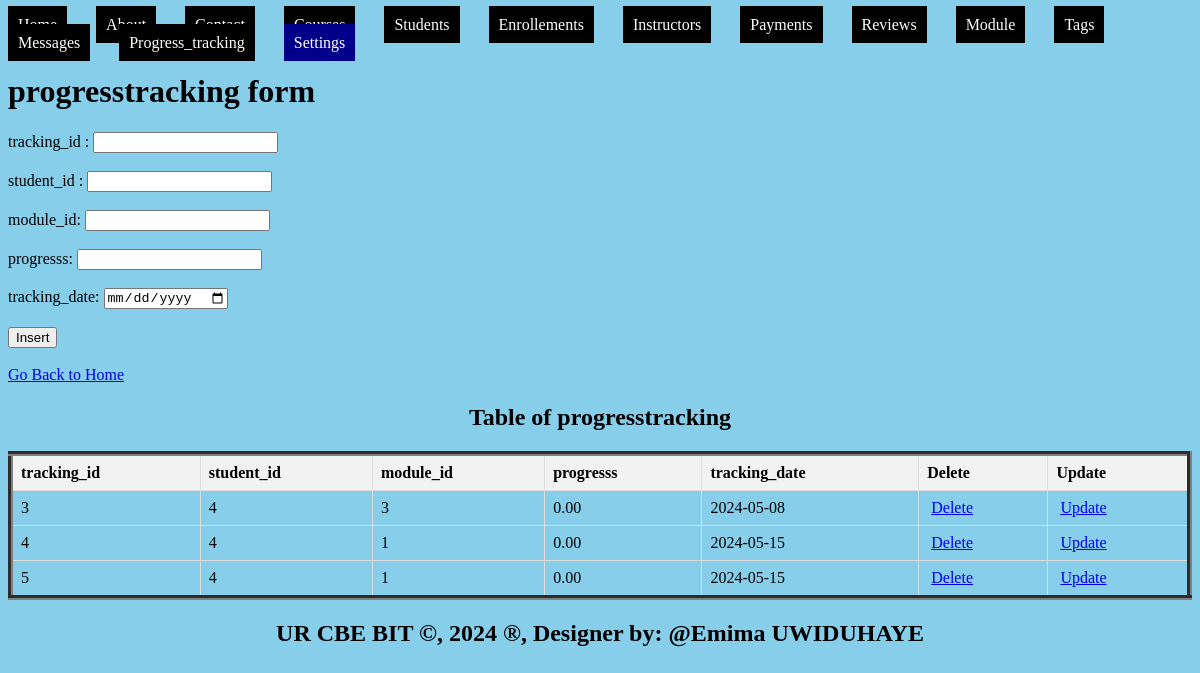
Screenshot of /WEB_EXAM/Progress_tracking.php with the database file from the repository.
### tables this page shows
CREATE TABLE `progresstracking` (
  `tracking_id` int(11) NOT NULL,
  `student_id` int(11) DEFAULT NULL,
  `module_id` int(11) DEFAULT NULL,
  `progresss` decimal(5,2) DEFAULT NULL,
  `tracking_date` date DEFAULT NULL
);

### WEB_EXAM/Progress_tracking.php (the view, shortened to what this page needs)
<!DOCTYPE html>
<html>
<head>
</head>
<body bgcolor="skyblue">
    <ul style="list-style-type: none; padding: 0;">
    <li style="display: inline; margin-right: 10px;"><a href="./home.html" style="padding: 10px; color: white; background-color:  black; text-decoration: none; margin-right: 15px;">Home</a></li>
    <li style="display: inline; margin-right: 10px;"><a href="./about.html" style="padding: 10px; color: white; background-color:   black; text-decoration: none; margin-right: 15px;">About</a></li>
    <li style="display: inline; margin-right: 10px;"><a href="./contact.html" style="padding: 10px; color: white; background-color: black; text-decoration: none; margin-right: 15px;">Contact</a></li>
    <li style="display: inline; margin-right: 10px;"><a href="./Courses.php" style="padding: 10px; color: white; background-color:   black; text-decoration: none; margin-right: 15px;">Courses</a></li>
    <li style="display: inline; margin-right: 10px;"><a href="./Students.php" style="padding: 10px; color: white; background-color: black;text-decoration: none; margin-right: 15px;">Students</a></li>
    <li style="display: inline; margin-right: 10px;"><a href="./Enrollements.php" style="padding: 10px; color: white; background-color:  black; text-decoration: none; margin-right: 15px;">Enrollements</a></li>
    <li style="display: inline; margin-right: 10px;"><a href="./Instructors.php" style="padding: 10px; color: white; background-color:   black; text-decoration: none; margin-right: 15px;">Instructors</a></li>
    <li style="display: inline; margin-right: 10px;"><a href="./Payments.php" style="padding: 10px; color: white; background-color:  black;text-decoration: none; margin-right: 15px;">Payments</a></li>
    <li style="display: inline; margin-right: 10px;"><a href="./Reviews.php" style="padding: 10px; color: white; background-color:   black; text-decoration: none; margin-right: 15px;">Reviews</a></li>
    <li style="display: inline; margin-right: 10px;"><a href="./Modules.php" style="padding: 10px; color: white; background-color: black;text-decoration: none; margin-right: 15px;">Module</a></li>
    <li style="display: inline; margin-right: 10px;"><a href="./Tags.php" style="padding: 10px; color: white; background-color:   black; text-decoration: none; margin-right: 15px;">Tags</a></li>
     <li style="display: inline; margin-right: 10px;"><a href="./Messages.php" style="padding: 10px; color: white; background-color:  black; text-decoration: none; margin-right: 15px;">Messages</a></li>
    <li style="display: inline; margin-right: 10px;"><a href="./Progress_tracking.php" style="padding: 10px; color: white; background-color:  black; text-decoration: none; margin-right: 15px;">Progress_tracking</a></li>
    <li class="dropdown" style="display: inline; margin-right: 10px;">
      <a href="#" style="padding: 10px; color: white; background-color: darkblue; text-decoration: none; margin-right: 15px;">Settings</a>
    </li>
  </ul>
        <h1>progresstracking form </h1>
<form method="post" onsubmit="return confirmInsert();">
    <label for="tracking_id">tracking_id :</label>
<input type="number" id="tracking_id" name="tracking_id" required><br><br>
<label for="student_id  ">student_id  :</label>
<input type="number" id="student_id  " name="student_id" required><br><br>
<label for="module_id">module_id:</label>
<input type="number" id="module_id" name="module_id" required><br><br>
<label for="progresss">progresss:</label>
<input type="text" id="progress" name="progress" required><br><br>
<label for="tracking_date">tracking_date:</label>
<input type="date" id="tracking_date" name="tracking_date" required><br><br>
<input type="submit" name="add" value="Insert"><br><br>
<a href="./home.html">Go Back to Home</a>
</form>
<!DOCTYPE html>
<html>
<head>
</head>
<body>
    <center><h2>Table of progresstracking</h2></center>
    <table border="5">
        <tr>
            <th>tracking_id</th>
            <th>student_id </th>
            <th>module_id</th>
            <th>progresss</th>
            <th>tracking_date</th>
           <th>Delete</th>
            <th>Update</th>
        </tr>
        <?php
    include('connection.php');
        $sql = "SELECT * FROM progresstracking";
        $result = $connection->query($sql);
        if ($result->num_rows > 0) {
            while ($row = $result->fetch_assoc()) {
                $tracking_id = $row['tracking_id'];
                echo "<tr>
                    <td>" . $row['tracking_id'] . "</td>
                    <td>" . $row['student_id'] . "</td>
                     <td>" . $row['module_id'] . "</td>
                     <td>" . $row['progresss'] . "</td>
                     <td>" . $row['tracking_date'] . "</td>
                    <td><a style='padding:4px' href='delete_progresstracking.php?tracking_id=$tracking_id'>Delete</a></td>
                    <td><a style='padding:4px' href='update_progresstracking.php?tracking_id=$tracking_id'>Update</a></td>
                </tr>";
            }
        } else {
            echo "<tr><td colspan='5'>No data found</td></tr>";
        }
        ?>
    </table>
</body>
<footer>
  <center>
    <b><h2>UR CBE BIT &copy, 2024 &reg, Designer by: @Emima UWIDUHAYE</h2></b>
  </center>
</footer>
</body>
</html>

### WEB_EXAM/Progress_tracking.php (style rules this page uses)
.dropdown { position: relative; display: inline; margin-right: 10px; }
table { width: 100%; border-collapse: collapse; }
th, td { border: 1px solid #ddd; padding: 8px; text-align: left; }
th { background-color: #f2f2f2; }

### rows the page displays
progresstracking: tracking_id "3", student "4", module "3", progresss "0.00", tracking_date "2024-05-08"
progresstracking: tracking_id "4", student "4", module "1", progresss "0.00", tracking_date "2024-05-15"
progresstracking: tracking_id "5", student "4", module "1", progresss "0.00", tracking_date "2024-05-15"
